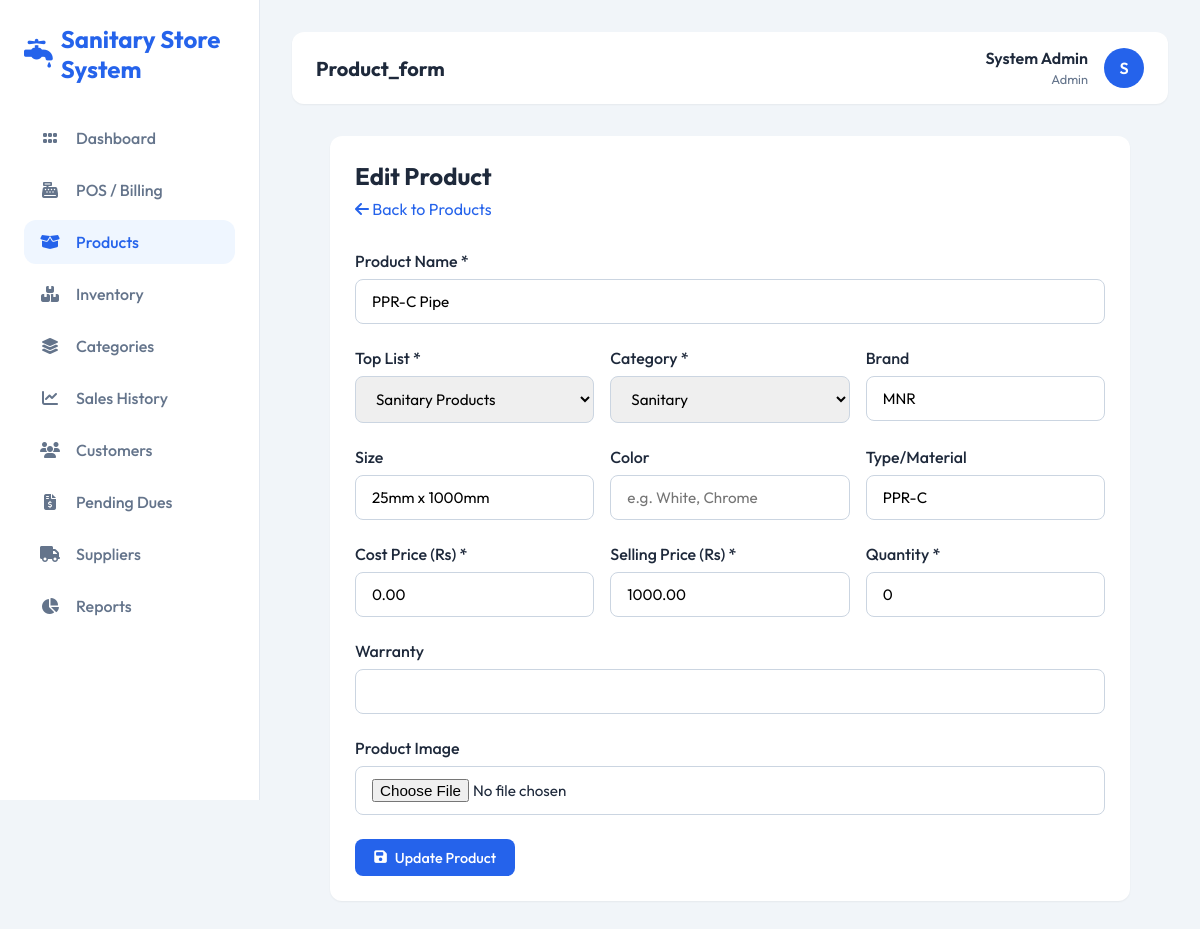
The page /product_form.php?id=2 on the database its author committed.
### tables this page shows
CREATE TABLE IF NOT EXISTS products (
    id INT AUTO_INCREMENT PRIMARY KEY,
    name VARCHAR(200) NOT NULL,
    top_list VARCHAR(50) DEFAULT 'sanitary',  
    category_id INT,
    brand VARCHAR(100),
    color VARCHAR(50),
    size VARCHAR(50),
    type VARCHAR(50),  
    cost_price DECIMAL(10, 2) DEFAULT 0,  
    price DECIMAL(10, 2) NOT NULL,
    quantity INT DEFAULT 0,
    warranty VARCHAR(100),
    image VARCHAR(255),
    created_at TIMESTAMP DEFAULT CURRENT_TIMESTAMP,
    FOREIGN KEY (category_id) REFERENCES categories(id) ON DELETE SET NULL
);

### product_form.php (the view, shortened to what this page needs)
<?php
include 'includes/header.php';
$id = $_GET['id'] ?? null;
$product = null;
if ($id) {
    $stmt = $conn->prepare("SELECT * FROM products WHERE id = ?");
    $stmt->bind_param("i", $id);
    $stmt->execute();
    $product = $stmt->get_result()->fetch_assoc();
}
?>
<div class="card" style="max-width: 800px; margin: 0 auto;">
    <div style="margin-bottom: 2rem;">
        <h3 style="font-size: 1.5rem; margin-bottom: 0.5rem;"><?= $id ? 'Edit Product' : 'Add New Product' ?></h3>
        <a href="products.php" style="color: var(--primary-color); text-decoration: none;"><i class="fa-solid fa-arrow-left"></i> Back to Products</a>
    </div>
    <form method="POST" enctype="multipart/form-data">
        <div class="form-group">
            <label for="name">Product Name *</label>
            <input type="text" name="name" id="name" class="form-control" required value="<?= htmlspecialchars($product['name'] ?? '') ?>">
        </div>
        <div style="display: grid; grid-template-columns: 1fr 1fr 1fr; gap: 1rem;">
            <div class="form-group">
                <label for="top_list">Top List *</label>
                <select name="top_list" id="top_list" class="form-control" required onchange="filterCategories()">
                    <option value="sanitary" <?= ($product['top_list'] ?? 'sanitary') == 'sanitary' ? 'selected' : '' ?>>Sanitary Products</option>
                </select>
            </div>
            <div class="form-group">
                <label for="category_id">Category *</label>
                <select name="category_id" id="category_id" class="form-control" required>
                    <option value="">Select Category</option>
                </select>
            </div>
            <div class="form-group">
                <label for="brand">Brand</label>
                <input type="text" name="brand" id="brand" class="form-control" value="<?= htmlspecialchars($product['brand'] ?? '') ?>">
            </div>
        </div>
        <div style="display: grid; grid-template-columns: 1fr 1fr 1fr; gap: 1rem;">
            <div class="form-group">
                <label for="size">Size</label>
                <input type="text" name="size" id="size" class="form-control" value="<?= htmlspecialchars($product['size'] ?? '') ?>" placeholder="e.g. 4 inch, Standard">
            </div>
            <div class="form-group">
                <label for="color">Color</label>
                <input type="text" name="color" id="color" class="form-control" value="<?= htmlspecialchars($product['color'] ?? '') ?>" placeholder="e.g. White, Chrome">
            </div>
            <div class="form-group">
                <label for="type">Type/Material</label>
                <input type="text" name="type" id="type" class="form-control" value="<?= htmlspecialchars($product['type'] ?? '') ?>" placeholder="e.g. PVC, Ceramic">
            </div>
        </div>
        <div style="display: grid; grid-template-columns: 1fr 1fr 1fr; gap: 1rem;">
            <div class="form-group">
                <label for="cost_price">Cost Price (Rs) *</label>
                <input type="number" step="0.01" name="cost_price" id="cost_price" class="form-control" required value="<?= htmlspecialchars($product['cost_price'] ?? '') ?>">
            </div>
            <div class="form-group">
                <label for="price">Selling Price (Rs) *</label>
                <input type="number" step="0.01" name="price" id="price" class="form-control" required value="<?= htmlspecialchars($product['price'] ?? '') ?>">
            </div>
            <div class="form-group">
                <label for="quantity">Quantity *</label>
                <input type="number" name="quantity" id="quantity" class="form-control" required value="<?= htmlspecialchars($product['quantity'] ?? '') ?>">
            </div>
        </div>
        <div class="form-group">
            <label for="warranty">Warranty</label>
            <input type="text" name="warranty" id="warranty" class="form-control" value="<?= htmlspecialchars($product['warranty'] ?? '') ?>">
        </div>
        <div class="form-group">
            <label for="image">Product Image</label>
            <input type="file" name="image" id="image" class="form-control" accept="image/*">
        </div>
        <button type="submit" class="btn btn-primary">
            <i class="fa-solid fa-save"></i> <?= $id ? 'Update Product' : 'Save Product' ?>
        </button>
    </form>
</div>
<?php include 'includes/footer.php'; ?>

### assets/css/style.css (style rules this page uses)
:root { --primary-color: #2563eb; --primary-dark: #1d4ed8; --secondary-color: #475569; --accent-color: #0ea5e9; --background-color: #f1f5f9; --card-bg: #ffffff; --text-color: #1e293b; --text-light: #64748b; --success-color: #10b981; --warning-color: #f59e0b; --danger-color: #ef4444; --border-radius: 12px; --sidebar-width: 260px; --header-height: 70px; --transition: all 0.3s ease; --shadow-sm: 0 1px 2px 0 rgb(0 0 0 / 0.05); --shadow-md: 0 4px 6px -1px rgb(0 0 0 / 0.1), 0 2px 4px -2px rgb(0 0 0 / 0.1); --shadow-lg: 0 10px 15px -3px rgb(0 0 0 / 0.1), 0 4px 6px -4px rgb(0 0 0 / 0.1); }
* { margin: 0; padding: 0; box-sizing: border-box; font-family: 'Outfit', sans-serif; }
body { background-color: var(--background-color); color: var(--text-color); min-height: 100vh; }
.card { background: var(--card-bg); padding: 1.5rem; border-radius: var(--border-radius); box-shadow: var(--shadow-sm); transition: var(--transition); border: 1px solid transparent; }
.btn { display: inline-flex; align-items: center; justify-content: center; padding: 0.6rem 1.2rem; border-radius: 8px; border: none; cursor: pointer; font-weight: 500; transition: var(--transition); text-decoration: none; font-size: 0.9rem; gap: 0.5rem; }
.btn-primary { background: var(--primary-color); color: white; }
.form-group { margin-bottom: 1.5rem; }
.form-group label { display: block; margin-bottom: 0.5rem; font-weight: 500; color: var(--text-color); }
.form-control { width: 100%; padding: 0.75rem 1rem; border: 1px solid #cbd5e1; border-radius: 8px; font-size: 0.95rem; transition: var(--transition); }

### rows shown on the page
products: name "PPR-C Pipe", top_list "Sanitary Products", brand "MNR", size "25mm x 1000mm", type "PPR-C", cost_price "0.00", price "1000.00", quantity "0"

### other values the page prints
$page "Product_form"
$_SESSION['username'] "System Admin"
$_SESSION['role'] "Admin"
substr($_SESSION['username'], 0, 1) "S"
